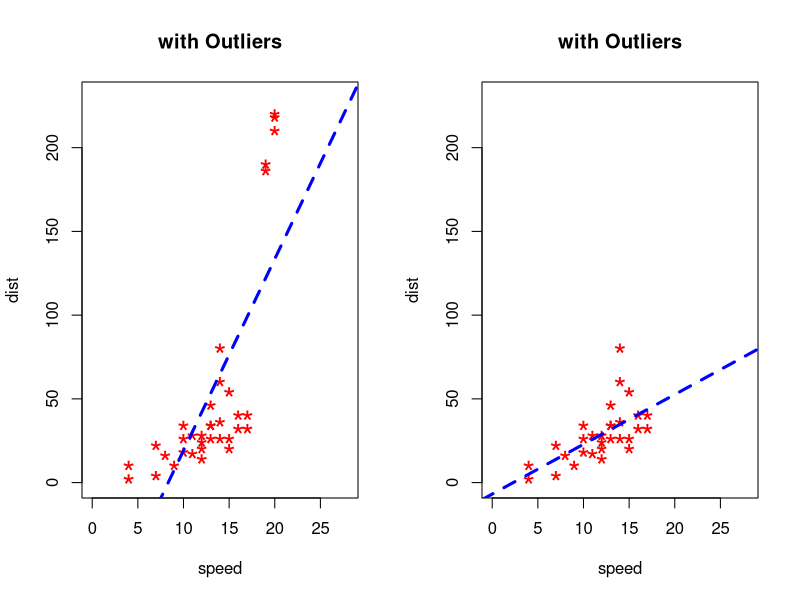

Reproduce this figure in R.
#Outliers in data example
#Using first 30 rows of preloaded cars data in R
cars1 <- cars[1:30,]
head(cars1)

#now introduce additional data points that are outliers
cars_outliers <- data.frame(speed=c(19,19,20,20,20),dist=c(190,186,210,220,218))
head(cars_outliers)

cars2 <- rbind(cars1, cars_outliers)

help(par)
par(mfrow=c(1,2))
plot(cars2$speed, cars2$dist, xlim=c(0,28), ylim=c(0,230), main="with Outliers",
     xlab="speed", ylab="dist", pch="*", col="red", cex=2)
abline(lm(dist ~ speed, data=cars2), col="blue", lwd=3, lty=2)

plot(cars1$speed, cars1$dist, xlim=c(0,28), ylim=c(0,230), main="with Outliers",
     xlab="speed", ylab="dist", pch="*", col="red", cex=2)
abline(lm(dist ~ speed, data=cars1), col="blue", lwd=3, lty=2)
